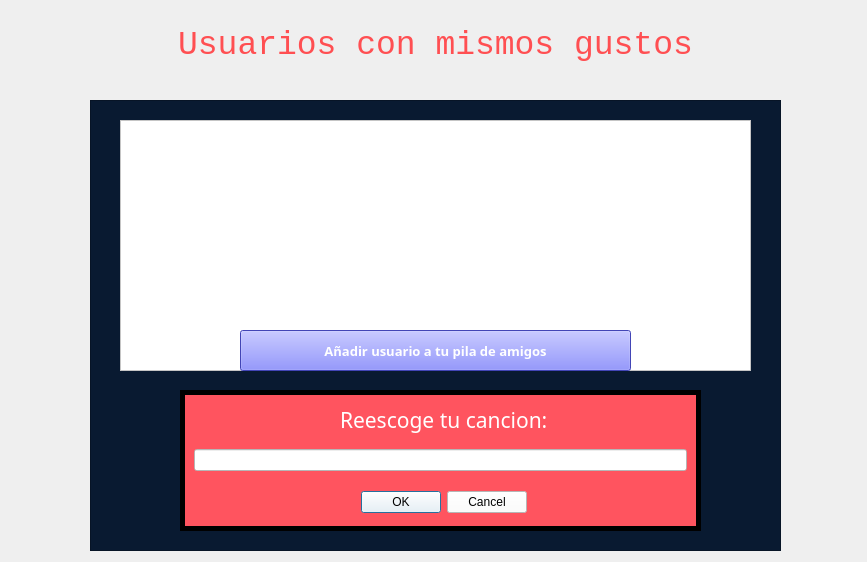
<?xml version="1.0" encoding="UTF-8"?>
<ui version="4.0">
 <class>Matchusers</class>
 <widget class="QDialog" name="Matchusers">
  <property name="geometry">
   <rect>
    <x>0</x>
    <y>0</y>
    <width>867</width>
    <height>562</height>
   </rect>
  </property>
  <property name="windowTitle">
   <string>Dialog</string>
  </property>
  <widget class="QFrame" name="Framebusqueda">
   <property name="geometry">
    <rect>
     <x>90</x>
     <y>100</y>
     <width>691</width>
     <height>451</height>
    </rect>
   </property>
   <property name="styleSheet">
    <string notr="true">background-color:#091a31;</string>
   </property>
   <property name="frameShape">
    <enum>QFrame::StyledPanel</enum>
   </property>
   <property name="frameShadow">
    <enum>QFrame::Raised</enum>
   </property>
   <widget class="QFrame" name="frame_2">
    <property name="geometry">
     <rect>
      <x>90</x>
      <y>290</y>
      <width>521</width>
      <height>141</height>
     </rect>
    </property>
    <property name="styleSheet">
     <string notr="true">background-color:#ff545f;</string>
    </property>
    <property name="frameShape">
     <enum>QFrame::Box</enum>
    </property>
    <property name="lineWidth">
     <number>5</number>
    </property>
    <layout class="QHBoxLayout" name="horizontalLayout_2">
     <property name="sizeConstraint">
      <enum>QLayout::SetMinimumSize</enum>
     </property>
     <item>
      <widget class="QLineEdit" name="new_song">
       <property name="styleSheet">
        <string notr="true">background-color: #ffffff;</string>
       </property>
      </widget>
     </item>
    </layout>
   </widget>
   <widget class="QTableWidget" name="tableWidget">
    <property name="geometry">
     <rect>
      <x>30</x>
      <y>20</y>
      <width>631</width>
      <height>251</height>
     </rect>
    </property>
    <property name="styleSheet">
     <string notr="true">background-color:#ffffff;</string>
    </property>
   </widget>
   <widget class="QPushButton" name="pushButton">
    <property name="geometry">
     <rect>
      <x>150</x>
      <y>230</y>
      <width>391</width>
      <height>41</height>
     </rect>
    </property>
    <property name="font">
     <font>
      <family>Arial Black</family>
      <pointsize>10</pointsize>
      <weight>75</weight>
      <bold>true</bold>
     </font>
    </property>
    <property name="styleSheet">
     <string notr="true">color:#ffffff;
background-color:rgb(93, 96, 255);</string>
    </property>
    <property name="text">
     <string>Añadir usuario a tu pila de amigos</string>
    </property>
   </widget>
   <widget class="QDialogButtonBox" name="Buttonbox">
    <property name="geometry">
     <rect>
      <x>270</x>
      <y>390</y>
      <width>167</width>
      <height>25</height>
     </rect>
    </property>
    <property name="styleSheet">
     <string notr="true">background-color:#ffffff;
color:#000000;</string>
    </property>
    <property name="standardButtons">
     <set>QDialogButtonBox::Cancel|QDialogButtonBox::Ok</set>
    </property>
   </widget>
   <widget class="QLabel" name="label_8">
    <property name="geometry">
     <rect>
      <x>250</x>
      <y>300</y>
      <width>210</width>
      <height>41</height>
     </rect>
    </property>
    <property name="font">
     <font>
      <family>Sitka</family>
      <pointsize>7</pointsize>
      <weight>50</weight>
      <italic>false</italic>
      <bold>false</bold>
     </font>
    </property>
    <property name="styleSheet">
     <string notr="true">color:#ffffff;
background-color:#00000;background-color:#ff545f;
</string>
    </property>
    <property name="text">
     <string>&lt;html&gt;&lt;head/&gt;&lt;body&gt;&lt;p align=&quot;justify&quot;&gt;&lt;span style=&quot; font-size:16pt;&quot;&gt;Reescoge tu cancion:&lt;/span&gt;&lt;/p&gt;&lt;/body&gt;&lt;/html&gt;</string>
    </property>
   </widget>
  </widget>
  <widget class="QLabel" name="label_9">
   <property name="geometry">
    <rect>
     <x>0</x>
     <y>0</y>
     <width>871</width>
     <height>91</height>
    </rect>
   </property>
   <property name="font">
    <font>
     <family>Consolas</family>
     <pointsize>7</pointsize>
     <weight>50</weight>
     <italic>false</italic>
     <bold>false</bold>
    </font>
   </property>
   <property name="text">
    <string>&lt;html&gt;&lt;head/&gt;&lt;body&gt;&lt;p align=&quot;center&quot;&gt;&lt;span style=&quot; font: Consolas; font-size:25pt; color:#ff4f52;&quot;&gt;Usuarios con mismos gustos&lt;/span&gt;&lt;/p&gt;&lt;/body&gt;&lt;/html&gt;</string>
   </property>
  </widget>
  <widget class="QLabel" name="label">
   <property name="geometry">
    <rect>
     <x>780</x>
     <y>10</y>
     <width>91</width>
     <height>91</height>
    </rect>
   </property>
   <property name="text">
    <string/>
   </property>
   <property name="pixmap">
    <pixmap resource="logo.qrc">:/imagenes/music.png</pixmap>
   </property>
   <property name="scaledContents">
    <bool>true</bool>
   </property>
  </widget>
  <widget class="QLabel" name="label_2">
   <property name="geometry">
    <rect>
     <x>0</x>
     <y>470</y>
     <width>91</width>
     <height>91</height>
    </rect>
   </property>
   <property name="text">
    <string/>
   </property>
   <property name="pixmap">
    <pixmap resource="logo.qrc">:/imagenes/music.png</pixmap>
   </property>
   <property name="scaledContents">
    <bool>true</bool>
   </property>
  </widget>
 </widget>
 <resources>
  <include location="logo.qrc"/>
 </resources>
 <connections/>
</ui>
